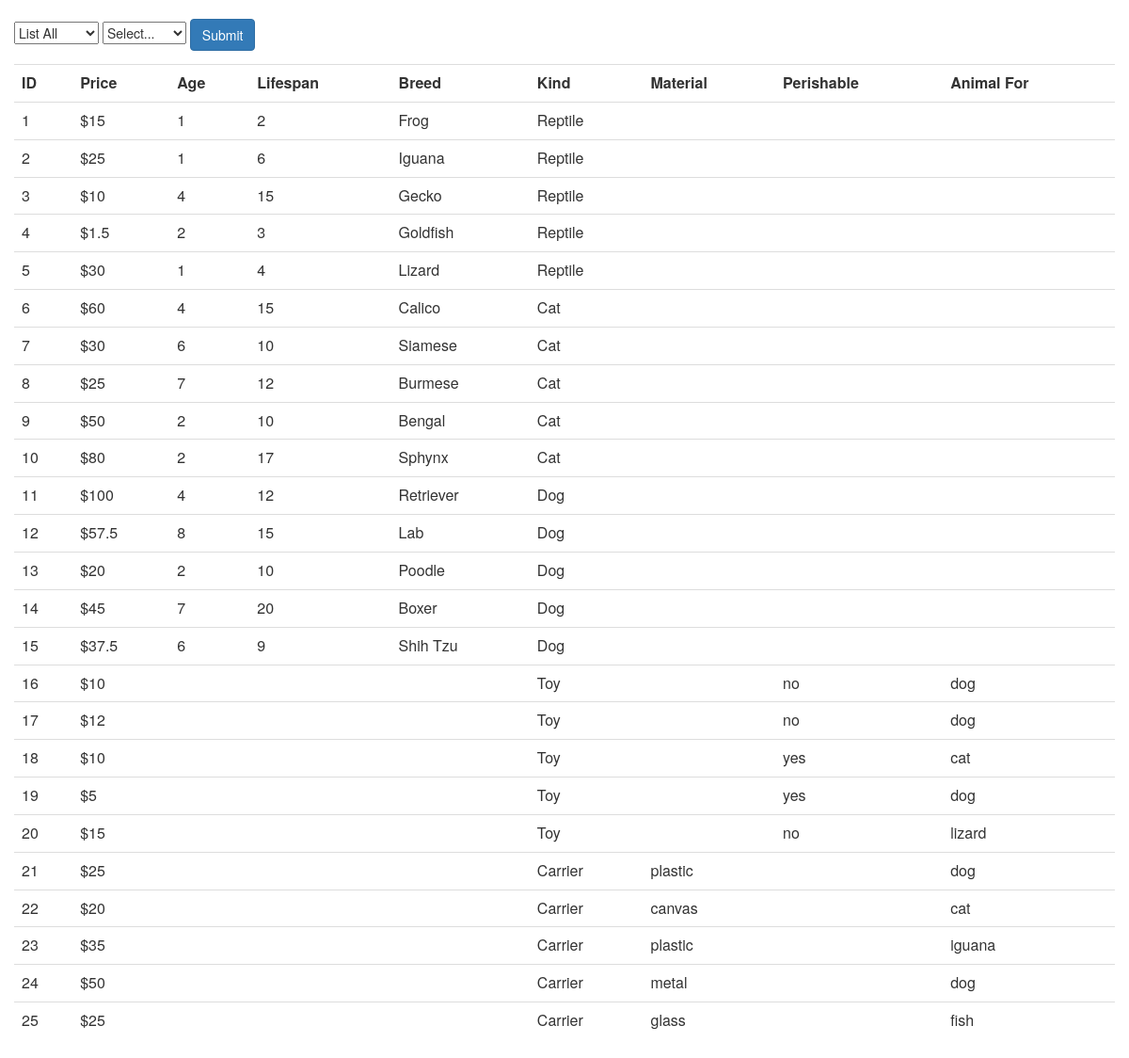
Before: / with the older database file.
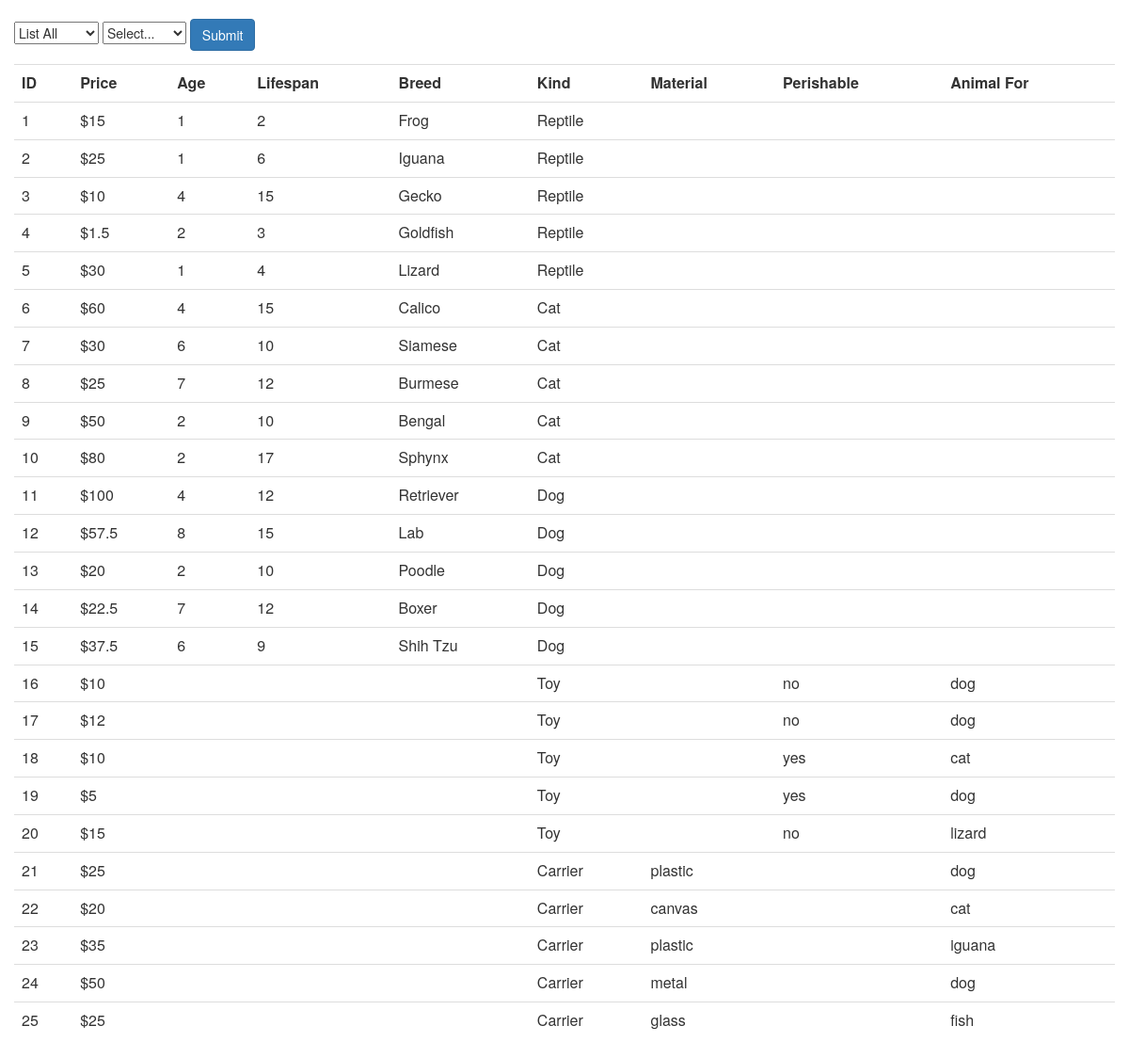
After: the same page with the newer database file.
### tables this page shows
CREATE TABLE Inventory (
                    p_id INTEGER PRIMARY KEY AUTOINCREMENT,
                    price REAL NOT NULL,
                    age INTEGER,
                    lifespan INTEGER,
                    breed TEXT,
                    color TEXT,
                    kind TEXT,
                    perishable TEXT,
                    animal_for TEXT,
                    material TEXT
                    );

### helperFunctions.php (the view, shortened to what this page needs)
<?php
function orderBy($order,$direction)
{
    $db = new PDO('sqlite:testDB.sqlite3');
    $stmt = "SELECT * FROM Inventory WHERE ". $order . " IS NOT NULL ORDER BY " . $order . " " .$direction;
    $result = $db->query($stmt);
    echo "<table class='table'>";
    switch ($order)
    {
        case 'p_id':
        case 'price':
        case 'kind':
            echo "<tr><th>ID</th><th>Price</th><th>Age</th><th>Lifespan</th><th>Breed</th><th>Kind</th><th>Material</th><th>Perishable</th><th>Animal For</th></tr>";
            foreach($result as $row)
            {
                echo "<tr>";
                echo "<td>" . $row['p_id'] . "</td>";
                echo "<td>$" . $row['price'] . "</td>";
                echo "<td>" . $row['age'] . "</td>";
                echo "<td>" . $row['lifespan'] . "</td>";
                echo "<td>" . $row['breed'] . "</td>";
                echo "<td>" . $row['kind'] . "</td>";
                echo "<td>" . $row['material'] . "</td>";
                echo "<td>" . $row['perishable'] . "</td>";
                echo "<td>" . $row['animal_for'] . "</td>";
                echo "</tr>";
            }
            break;
    }
    echo "</table>";
    return $result;
};
?>

### index.php (shortened to what this page needs)
<?php
include('helperFunctions.php');
?>
<html lang="en">
<head>
    <link rel="stylesheet" href="https://maxcdn.bootstrapcdn.com/bootstrap/3.3.7/css/bootstrap.min.css">
</head>
<body>
<div class = "container-fluid">
    <div class="row-fluid">
        <form action="" method="request">
            <br>
            <select name="dropDown">
                <option value="p_id">List All</option>
            </select>
            <select name="direction">
                <option value="">Select...</option>
            </select>
            <input class="btn btn-primary" type="submit" name="orderSubmit" value="Submit">
        </form>
    </div>
</div>
<div class = "container-fluid">
    <?php
    if (isset($_REQUEST['dropDown']))
    {
        $order = $_REQUEST['dropDown'];
        $direction = $_REQUEST['direction'];
        $sorted = array('p_id'=>'ID (all)',
                        'price'=>'Price',
                        'age'=>'Age',
                        'lifespan'=>'Lifespan',
                        'breed'=>'Breed',
                        'kind'=>'Kind',
                        'material'=>'Material',
                        'perishable'=>'Perishable',
                        'animal_for'=>'Animal For'
                );
        echo "<H2> Sorted By " . $sorted[$order] . "</H2>";
        orderBy($order,$direction);
    }
    else
    {
        orderBy('p_id','ASC');
    }
    ?>
</div>
</body>
</html>

Changed rows visible on the page:
changed inventory "Boxer": price "45" → "22.5"; lifespan "20" → "12"
